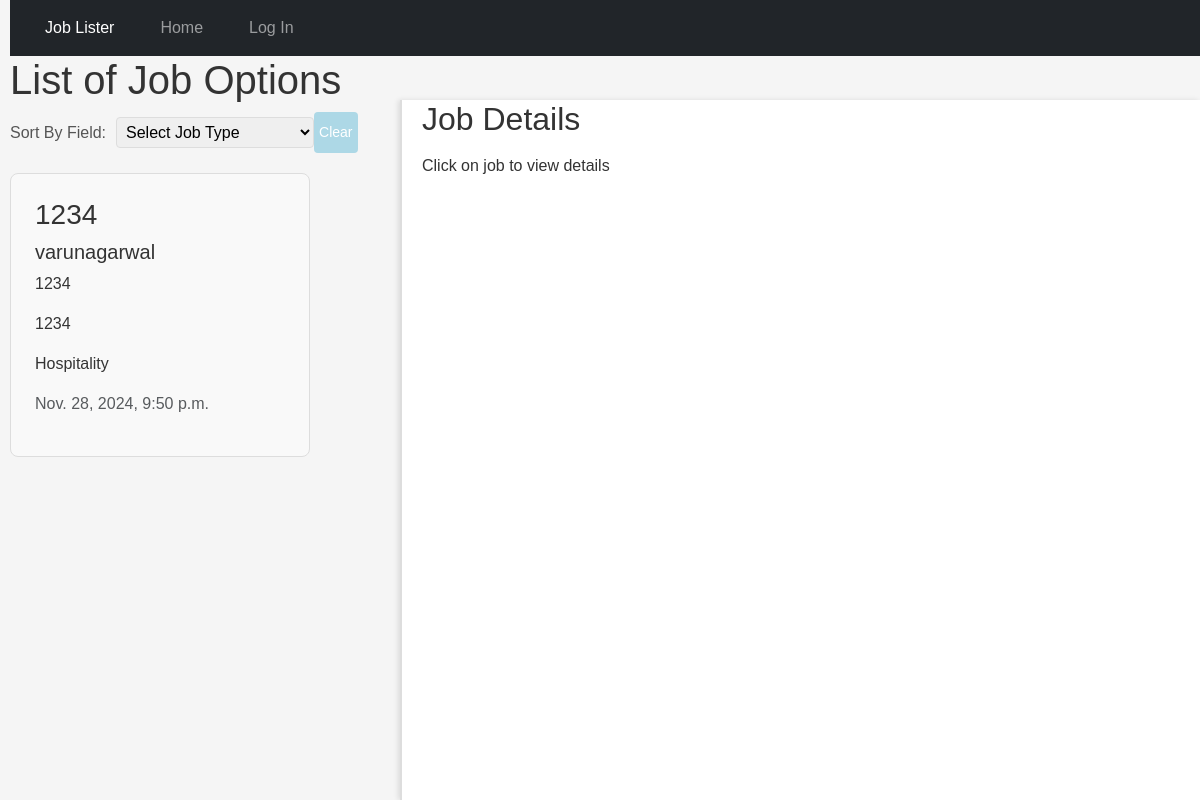
Before: /view-listings/ with the older database file.
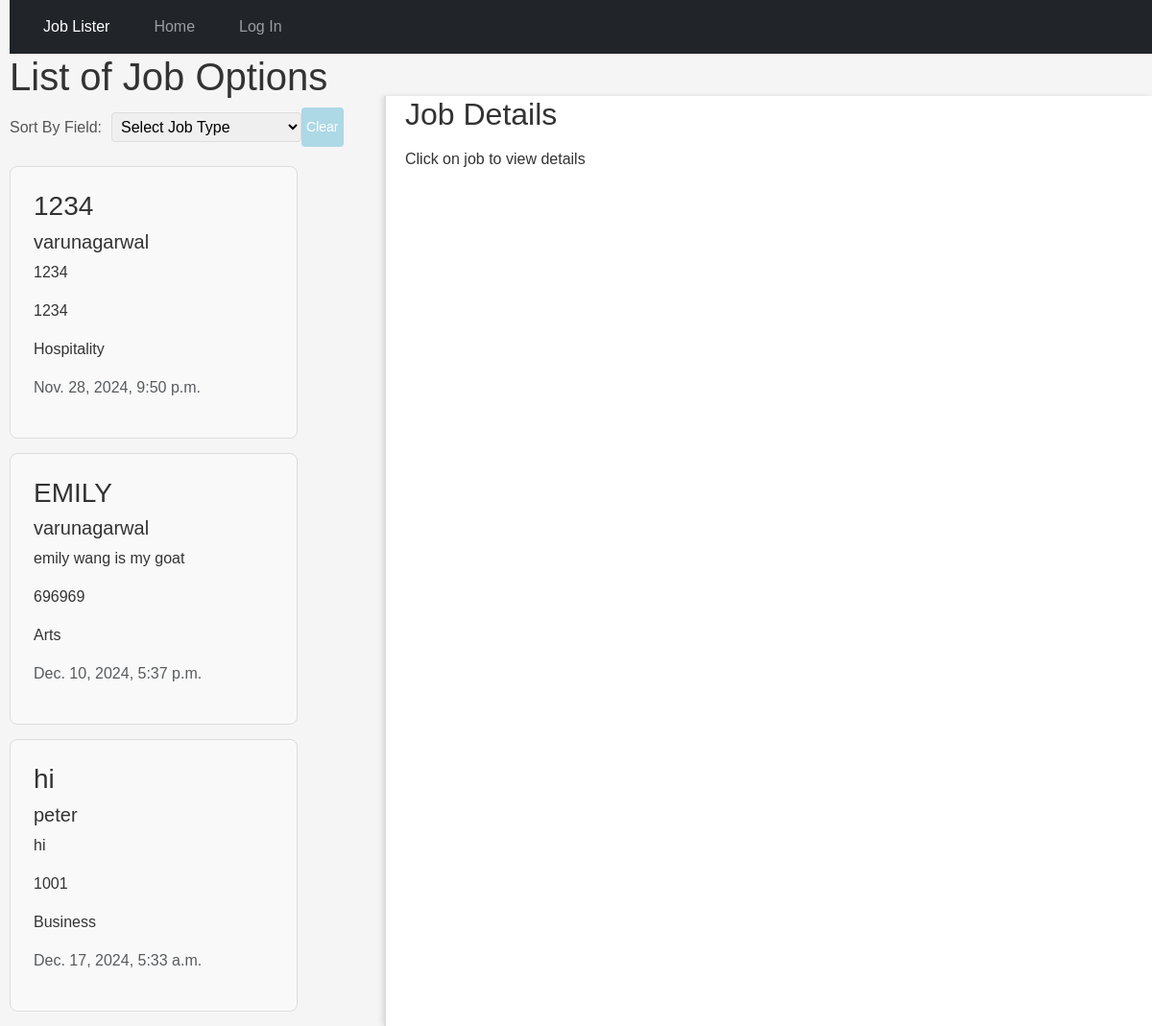
After: the same page with the newer database file.
### joblist/models.py (models this page shows, shortened)
class JobListing(models.Model):
    jobtypechoices = ( ("Arts", "Arts"),
                      ("Business", "Business"),
                        ("Communications", "Communications"),
                        ("Education", "Education"),
                        ("Healthcare", "Healthcare"),
                        ("Hospitality", "Hospitality"),
                        ("Information Technology", "Information Technology"),
                        ("Law Enforcement", "Law Enforcement"),
                        ("Sales and Marketing", "Sales and Marketing"),
                        ("Science", "Science"),
                        ("Transportation", "Transportation"),
                        ("Other", "Other"
                        ))
    jobfield = models.CharField(
        choices=jobtypechoices,
        max_length=100,
        null=True,
        blank=True,
        default='other')
    job_title = models.CharField(max_length=100)
    description = models.TextField()
    date_posted = models.DateTimeField(default=timezone.now)
    salary = models.IntegerField()
    author = models.ForeignKey(User, on_delete=models.CASCADE)
    company_name = models.CharField(max_length=100, default='Unknown Company')
    status = models.TextField()

class CustomUser(AbstractUser):
    choices = ( ("Student", "Student"),
               ("Employer", "Employer"),
               ("Mentor", "Mentor"))
    role = models.CharField(max_length=20, choices = choices)

### joblist/views.py (the view)
# urls.py: path('view-listings/', views.listings, name="view-listings"),
def listings(request):
    jobs = JobListing.objects.all()
    jobtypechoices = ( ("Arts", "Arts"), ("Business", "Business"), ("Communications", "Communications"), ("Education", "Education"), ("Healthcare", "Healthcare"), ("Hospitality", "Hospitality"), ("Information Technology", "Information Technology"), ("Law Enforcement", "Law Enforcement"), ("Sales and Marketing", "Sales and Marketing"), ("Science", "Science"), ("Transportation", "Transportation"), ("Other", "Other" ))
    return render(request, 'joblist/view-listings.html', {"jobs": jobs, "displayform": False, "jobtypechoices": jobtypechoices})

### joblist/templates/joblist/view-listings.html (shortened to what this page needs)
{% extends "joblist/base.html" %}
{% block content %}
{% if displayform == False %}
<h1>List of Job Options</h1>
<div class = "sort-container">
<span>Sort By Field: </span>
<select id="job-type-dropdown" onchange="sortJobsByType()">
    <option value="">Select Job Type</option>
</select>
<button style="padding-right: 5px; padding-left: 5px; background: lightblue;" onClick = "sortJobsByType(true)" > Clear </button>
</div>
{% for job in jobs %}
<div class=' px-4 py-4 bg-lightblue job-box' style= "width:300px;" job-type-data = "{{job.jobfield}}">
<a href= "#" onclick = "managesidebar(' {{job.job_title}}', '{{job.author}}', '{{job.description}}', '{{job.salary}}', '{{job.company_name}}', '{{job.id}}', '{{job.jobfield}}')" class="text-decoration-none text-reset">
    <h3>{{job.job_title}}</h3>
    <h5>{{job.author}}</h5>
    <p>{{job.description|truncatewords:20}}</p>
    <p>{{job.salary}}</p>
    <p id = "job-type-data">{{job.jobfield}}</p>
    <p class = "text-muted">{{job.date_posted}}</p>
</a>
</div>
{% endfor %}
<div class = "sidebar" id = "sidebar">
    <h2>Job Details</h2>
    <p id = "job-description">Click on job to view details</p>
</div>
{% else %}
<form method="POST" action="">
    {% csrf_token %}
    {{ form.as_p }}
    <button type="submit">Submit Application</button>
</form>
{% endif %}
{% endblock content %}

Changed rows visible on the page:
added JobListing: job_title "EMILY", author "varunagarwal", description "emily wang is my goat", salary "696969", jobfield "Arts", date_posted "Dec. 10, 2024, 5:37 p.m."
added JobListing: job_title "hi", author "peter", description "hi", salary "1001", jobfield "Business", date_posted "Dec. 17, 2024, 5:33 a.m."
